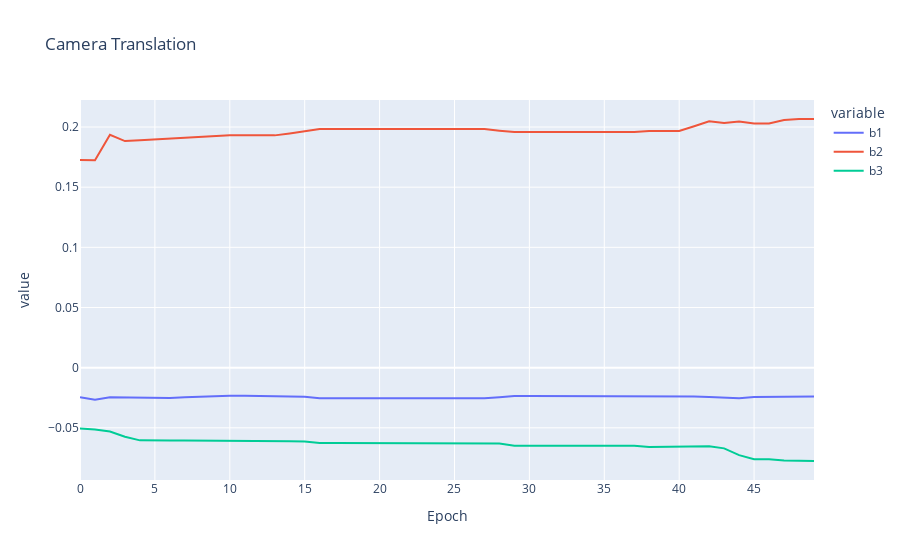

Notebook code for this chart:
### Code cell
df = pd.DataFrame(store_epoch["camera_translation"])
camera_translation = ["b" + str(i + 1) for i in range(3)]
df.columns = camera_translation
df["Epoch"] = df.index

fig = px.line(df, x="Epoch", y=camera_translation, title="Camera Translation")
fig.show()

### Figure 1 — Plotly figure (JSON) as saved in the notebook; plotly's stock layout.template omitted (floating-point values rounded to 4 significant figures)
{"data": [{"hovertemplate": "variable=b1<br>Epoch=%{x}<br>value=%{y}<extra></extra>", "legendgroup": "b1", "line": {"color": "#636efa", "dash": "solid"}, "marker": {"symbol": "circle"}, "mode": "lines", "name": "b1", "orientation": "v", "showlegend": true, "type": "scatter", "x": [0, 1, 2, 3, 4, 5, 6, 7, 8, 9, 10, 11, 12, 13, 14, 15, 16, 17, 18, 19, 20, 21, 22, 23, 24, 25, 26, 27, 28, 29, 30, 31, 32, 33, 34, 35, 36, 37, 38, 39, 40, 41, 42, 43, 44, 45, 46, 47, 48, 49], "xaxis": "x", "y": [-0.02454, -0.02675, -0.02458, -0.0248, -0.02473, -0.02523, -0.02532, -0.02462, -0.02406, -0.0237, -0.02342, -0.02342, -0.02342, -0.02342, -0.0239, -0.02417, -0.02548, -0.02548, -0.02548, -0.02548, -0.02548, -0.02548, -0.02548, -0.02548, -0.02548, -0.02548, -0.02548, -0.02548, -0.02454, -0.02362, -0.02362, -0.02362, -0.02362, -0.02362, -0.02362, -0.02362, -0.02362, -0.02362, -0.02359, -0.02359, -0.02359, -0.02402, -0.02438, -0.02503, -0.02546, -0.02446, -0.02446, -0.02385, -0.0239, -0.0239], "yaxis": "y"}, {"hovertemplate": "variable=b2<br>Epoch=%{x}<br>value=%{y}<extra></extra>", "legendgroup": "b2", "line": {"color": "#EF553B", "dash": "solid"}, "marker": {"symbol": "circle"}, "mode": "lines", "name": "b2", "orientation": "v", "showlegend": true, "type": "scatter", "x": [0, 1, 2, 3, 4, 5, 6, 7, 8, 9, 10, 11, 12, 13, 14, 15, 16, 17, 18, 19, 20, 21, 22, 23, 24, 25, 26, 27, 28, 29, 30, 31, 32, 33, 34, 35, 36, 37, 38, 39, 40, 41, 42, 43, 44, 45, 46, 47, 48, 49], "xaxis": "x", "y": [0.1726, 0.1724, 0.1935, 0.1883, 0.1891, 0.1897, 0.1908, 0.191, 0.1913, 0.1919, 0.1931, 0.1931, 0.1931, 0.1931, 0.1947, 0.1962, 0.1983, 0.1983, 0.1983, 0.1983, 0.1983, 0.1983, 0.1983, 0.1983, 0.1983, 0.1983, 0.1983, 0.1983, 0.1969, 0.1958, 0.1958, 0.1958, 0.1958, 0.1958, 0.1958, 0.1958, 0.1958, 0.1958, 0.1968, 0.1968, 0.1968, 0.2007, 0.2048, 0.2034, 0.2045, 0.2028, 0.2029, 0.2059, 0.2067, 0.2067], "yaxis": "y"}, {"hovertemplate": "variable=b3<br>Epoch=%{x}<br>value=%{y}<extra></extra>", "legendgroup": "b3", "line": {"color": "#00cc96", "dash": "solid"}, "marker": {"symbol": "circle"}, "mode": "lines", "name": "b3", "orientation": "v", "showlegend": true, "type": "scatter", "x": [0, 1, 2, 3, 4, 5, 6, 7, 8, 9, 10, 11, 12, 13, 14, 15, 16, 17, 18, 19, 20, 21, 22, 23, 24, 25, 26, 27, 28, 29, 30, 31, 32, 33, 34, 35, 36, 37, 38, 39, 40, 41, 42, 43, 44, 45, 46, 47, 48, 49], "xaxis": "x", "y": [-0.05063, -0.05152, -0.05312, -0.05741, -0.06045, -0.06075, -0.06055, -0.0606, -0.0606, -0.0608, -0.06081, -0.06081, -0.06081, -0.06081, -0.06114, -0.06147, -0.0627, -0.0627, -0.0627, -0.0627, -0.0627, -0.0627, -0.0627, -0.0627, -0.0627, -0.0627, -0.0627, -0.0627, -0.06303, -0.06486, -0.06486, -0.06486, -0.06486, -0.06486, -0.06486, -0.06486, -0.06486, -0.06486, -0.06587, -0.06588, -0.06588, -0.06549, -0.06529, -0.06709, -0.07273, -0.07616, -0.07619, -0.07728, -0.0776, -0.0776], "yaxis": "y"}], "layout": {"legend": {"title": {"text": "variable"}, "tracegroupgap": 0}, "title": {"text": "Camera Translation"}, "xaxis": {"anchor": "y", "domain": [0, 1], "title": {"text": "Epoch"}}, "yaxis": {"anchor": "x", "domain": [0, 1], "title": {"text": "value"}}}}
